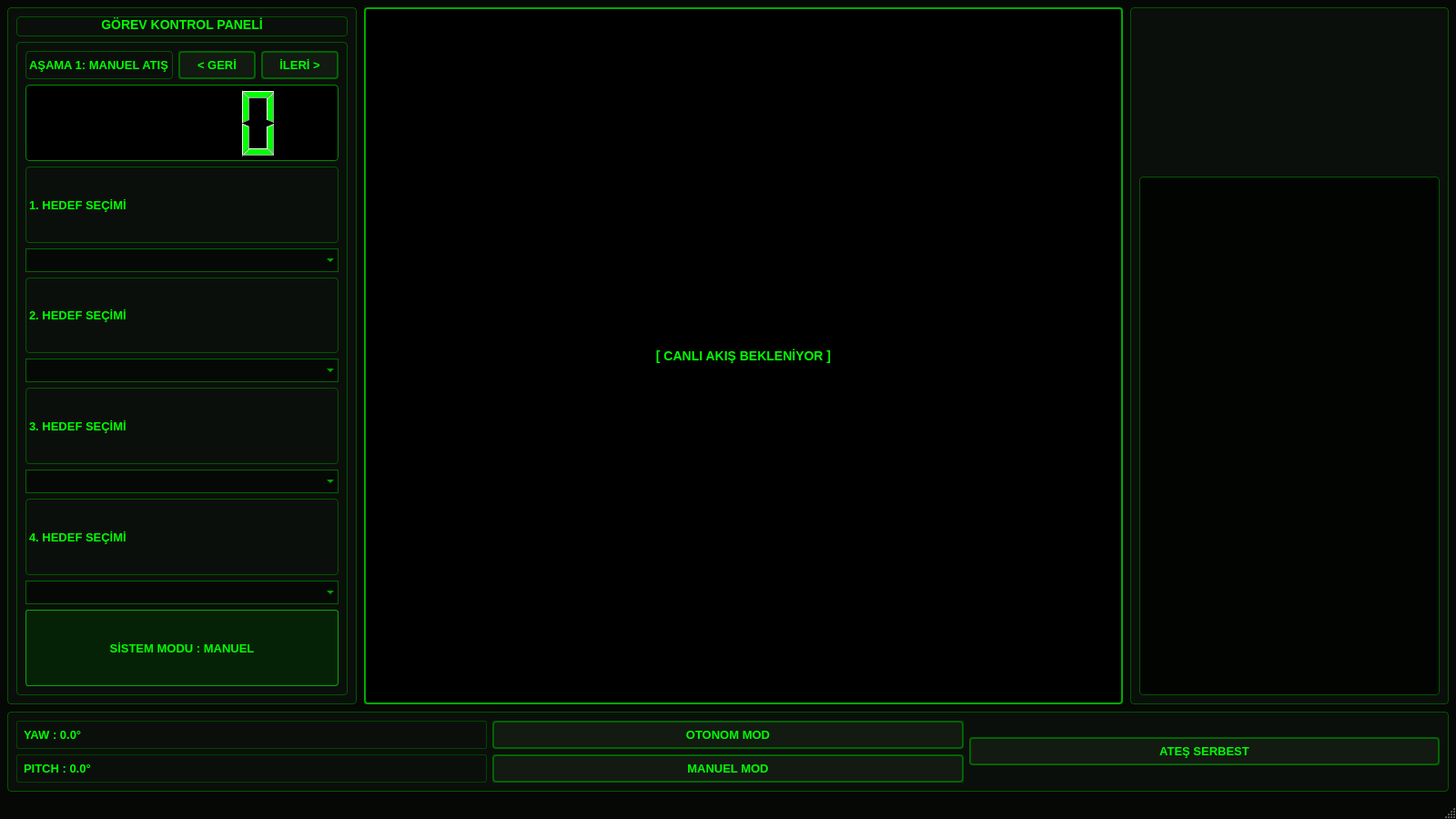
<?xml version="1.0" encoding="UTF-8"?>
<ui version="4.0">
 <class>MainWindow</class>
 <widget class="QMainWindow" name="MainWindow">
  <property name="geometry">
   <rect>
    <x>0</x>
    <y>0</y>
    <width>1600</width>
    <height>900</height>
   </rect>
  </property>
  <property name="windowTitle">
   <string>SATÜRN HAVA SAVUNMA SİSTEMİ - KOMUTA MERKEZİ V1.0</string>
  </property>
  <property name="styleSheet">
   <string notr="true">
QMainWindow, QWidget#centralwidget {
    background-color: #060806;
}
QFrame {
    border: 1px solid #005500;
    border-radius: 4px;
    background-color: #0B0F0B;
}
QLabel {
    color: #00FF00;
    font-family: 'Consolas', monospace;
    font-size: 13px;
    font-weight: bold;
}
QPushButton {
    background-color: #121A12;
    color: #00FF00;
    border: 2px solid #006600;
    border-radius: 4px;
    font-family: 'Consolas', monospace;
    font-size: 13px;
    font-weight: bold;
    padding: 6px;
}
QPushButton:hover {
    background-color: #003300;
    border: 2px solid #00FF00;
}
QPushButton:pressed {
    background-color: #00FF00;
    color: #000000;
}
QComboBox {
    background-color: #060806;
    color: #00FF00;
    border: 1px solid #006600;
    font-family: 'Consolas', monospace;
    font-size: 12px;
    padding: 4px;
}
QLCDNumber {
    color: #00FF00;
    background-color: #000000;
    border: 1px solid #008800;
}
QTextEdit#txt_haber_akisi {
    background-color: #020402;
    color: #00FF00;
    font-family: 'Consolas', 'Courier New', monospace;
    font-size: 13px;
    font-weight: bold;
    border: 1px solid #005500;
    border-radius: 4px;
    padding: 6px;
}
QCheckBox {
    color: #00FF00;
    font-family: 'Consolas', monospace;
    font-size: 12px;
    font-weight: bold;
}
   </string>
  </property>
  <widget class="QWidget" name="centralwidget">
   <layout class="QVBoxLayout" name="main_layout">
    <property name="spacing"><number>8</number></property>
    <property name="leftMargin"><number>8</number></property>
    <property name="topMargin"><number>8</number></property>
    <property name="rightMargin"><number>8</number></property>
    <property name="bottomMargin"><number>8</number></property>
    <item>
     <layout class="QHBoxLayout" name="ust_katman_layout">
      <property name="spacing"><number>8</number></property>
      <item>
       <widget class="QFrame" name="frame">
        <property name="minimumSize"><size><width>360</width><height>0</height></size></property>
        <property name="maximumSize"><size><width>400</width><height>16777215</height></size></property>
        <layout class="QVBoxLayout" name="sol_panel_layout">
         <item>
          <widget class="QLabel" name="label">
           <property name="styleSheet"><string notr="true">color: #00FF00; font-size: 14px; border-bottom: 1px solid #005500; padding-bottom: 4px;</string></property>
           <property name="text"><string>GÖREV KONTROL PANELİ</string></property>
           <property name="alignment"><set>Qt::AlignCenter</set></property>
          </widget>
         </item>
         <item>
          <widget class="QStackedWidget" name="stackedWidget">
           <property name="currentIndex"><number>0</number></property>
           <widget class="QWidget" name="page">
            <layout class="QVBoxLayout" name="page1_layout">
             <item>
              <layout class="QHBoxLayout" name="page1_header">
               <item><widget class="QLabel" name="label_2"><property name="text"><string>AŞAMA 1: MANUEL ATIŞ</string></property></widget></item>
               <item><widget class="QPushButton" name="btn_geri_2"><property name="text"><string>&lt; GERİ</string></property></widget></item>
               <item><widget class="QPushButton" name="btn_ileri_3"><property name="text"><string>İLERİ &gt;</string></property></widget></item>
              </layout>
             </item>
             <item>
              <widget class="QLCDNumber" name="lcdNumber">
               <property name="minimumSize"><size><width>0</width><height>45</height></size></property>
               <property name="digitCount"><number>5</number></property>
              </widget>
             </item>
             <item><widget class="QLabel" name="label_7"><property name="text"><string>1. HEDEF SEÇİMİ</string></property></widget></item>
             <item><widget class="QComboBox" name="comboBox"></widget></item>
             <item><widget class="QLabel" name="label_8"><property name="text"><string>2. HEDEF SEÇİMİ</string></property></widget></item>
             <item><widget class="QComboBox" name="comboBox_2"></widget></item>
             <item><widget class="QLabel" name="label_9"><property name="text"><string>3. HEDEF SEÇİMİ</string></property></widget></item>
             <item><widget class="QComboBox" name="comboBox_3"></widget></item>
             <item><widget class="QLabel" name="label_10"><property name="text"><string>4. HEDEF SEÇİMİ</string></property></widget></item>
             <item><widget class="QComboBox" name="comboBox_4"></widget></item>
             <item>
              <widget class="QLabel" name="label_15">
               <property name="styleSheet"><string notr="true">color: #00FF00; background-color: #062206; border: 1px solid #00AA00; padding: 6px; border-radius: 3px;</string></property>
               <property name="text"><string>SİSTEM MODU : MANUEL</string></property>
               <property name="alignment"><set>Qt::AlignCenter</set></property>
              </widget>
             </item>
            </layout>
           </widget>
           <widget class="QWidget" name="page_3">
            <layout class="QVBoxLayout" name="page2_layout">
             <item>
              <layout class="QHBoxLayout" name="page2_header">
               <item><widget class="QLabel" name="label_3"><property name="text"><string>AŞAMA 2: SÜRÜ SALDIRISI</string></property></widget></item>
               <item><widget class="QPushButton" name="btn_geri_3"><property name="text"><string>&lt; GERİ</string></property></widget></item>
               <item><widget class="QPushButton" name="btn_ileri_4"><property name="text"><string>İLERİ &gt;</string></property></widget></item>
              </layout>
             </item>
             <item><widget class="QLabel" name="label_12"><property name="text"><string>AKTİF TUR : 1 / 4</string></property></widget></item>
             <item><widget class="QCheckBox" name="checkBox"><property name="text"><string>[ BEKLENİYOR ] HEDEF 1 (KOL 1)</string></property></widget></item>
             <item><widget class="QCheckBox" name="checkBox_2"><property name="text"><string>[ BEKLENİYOR ] HEDEF 2 (KOL 2)</string></property></widget></item>
             <item><widget class="QCheckBox" name="checkBox_3"><property name="text"><string>[ BEKLENİYOR ] HEDEF 3 (KOL 3)</string></property></widget></item>
             <item>
              <widget class="QLabel" name="label_11">
               <property name="styleSheet"><string notr="true">color: #00FF00; background-color: #062206; border: 1px solid #00AA00; padding: 6px; border-radius: 3px;</string></property>
               <property name="text"><string>SİSTEM MODU : OTONOM</string></property>
               <property name="alignment"><set>Qt::AlignCenter</set></property>
              </widget>
             </item>
            </layout>
           </widget>
           <widget class="QWidget" name="page_2">
            <layout class="QVBoxLayout" name="page3_layout">
             <item>
              <layout class="QHBoxLayout" name="page3_header">
               <item><widget class="QLabel" name="label_4"><property name="text"><string>AŞAMA 3: KATMANLI SAVUNMA</string></property></widget></item>
               <item><widget class="QPushButton" name="btn_geri"><property name="text"><string>&lt; GERİ</string></property></widget></item>
               <item><widget class="QPushButton" name="btn_ileri"><property name="text"><string>İLERİ &gt;</string></property></widget></item>
              </layout>
             </item>
             <item><widget class="QLabel" name="label_14"><property name="text"><string>AKTİF TUR : 1 / 8</string></property></widget></item>
             <item><widget class="QListWidget" name="listWidget"></widget></item>
             <item>
              <widget class="QLabel" name="label_13">
               <property name="styleSheet"><string notr="true">color: #00FF00; background-color: #062206; border: 1px solid #00AA00; padding: 6px; border-radius: 3px;</string></property>
               <property name="text"><string>SİSTEM MODU : OTONOM</string></property>
               <property name="alignment"><set>Qt::AlignCenter</set></property>
              </widget>
             </item>
            </layout>
           </widget>
          </widget>
         </item>
        </layout>
       </widget>
      </item>
      <item>
       <widget class="QLabel" name="label_kamera">
        <property name="sizePolicy">
         <sizepolicy hsizetype="Ignored" vsizetype="Ignored">
          <horstretch>1</horstretch>
          <verstretch>0</verstretch>
         </sizepolicy>
        </property>
        <property name="scaledContents">
         <bool>false</bool>
        </property>
        <property name="styleSheet">
         <string notr="true">border: 2px solid #00AA00; border-radius: 4px; background-color: #000000; color: #00FF00; font-size: 14px;</string>
        </property>
        <property name="text">
         <string>[ CANLI AKIŞ BEKLENİYOR ]</string>
        </property>
        <property name="alignment"><set>Qt::AlignCenter</set></property>
       </widget>
      </item>
      <item>
       <widget class="QFrame" name="frame_sag">
        <property name="minimumSize"><size><width>350</width><height>0</height></size></property>
        <property name="maximumSize"><size><width>400</width><height>16777215</height></size></property>
        <layout class="QVBoxLayout" name="sag_panel_layout">
         <item>
          <widget class="QWidget" name="widget_gosterge">
           <property name="minimumSize"><size><width>0</width><height>170</height></size></property>
          </widget>
         </item>
         <item>
          <widget class="QTextEdit" name="txt_haber_akisi">
           <property name="readOnly"><bool>true</bool></property>
          </widget>
         </item>
        </layout>
       </widget>
      </item>
     </layout>
    </item>
    <item>
     <widget class="QFrame" name="frame_ates">
      <property name="minimumSize"><size><width>0</width><height>85</height></size></property>
      <property name="maximumSize"><size><width>16777215</width><height>100</height></size></property>
      <layout class="QHBoxLayout" name="alt_panel_layout">
       <item>
        <layout class="QVBoxLayout" name="aci_layout">
         <item><widget class="QLabel" name="label_5"><property name="styleSheet"><string notr="true">border: 1px solid #004400; padding: 4px; border-radius: 2px;</string></property><property name="text"><string>YAW : 0.0°</string></property></widget></item>
         <item><widget class="QLabel" name="label_6"><property name="styleSheet"><string notr="true">border: 1px solid #004400; padding: 4px; border-radius: 2px;</string></property><property name="text"><string>PITCH : 0.0°</string></property></widget></item>
        </layout>
       </item>
       <item>
        <layout class="QVBoxLayout" name="mod_buton_layout">
         <item><widget class="QPushButton" name="pushButton"><property name="text"><string>OTONOM MOD</string></property></widget></item>
         <item><widget class="QPushButton" name="pushButton_2"><property name="text"><string>MANUEL MOD</string></property></widget></item>
        </layout>
       </item>
       <item>
        <layout class="QVBoxLayout" name="ates_layout">
         <item><widget class="QPushButton" name="btn_ates"><property name="text"><string>ATEŞ SERBEST</string></property></widget></item>
        </layout>
       </item>
      </layout>
     </widget>
    </item>
   </layout>
  </widget>
  <widget class="QStatusBar" name="statusbar"/>
 </widget>
 <resources/>
 <connections/>
</ui>
